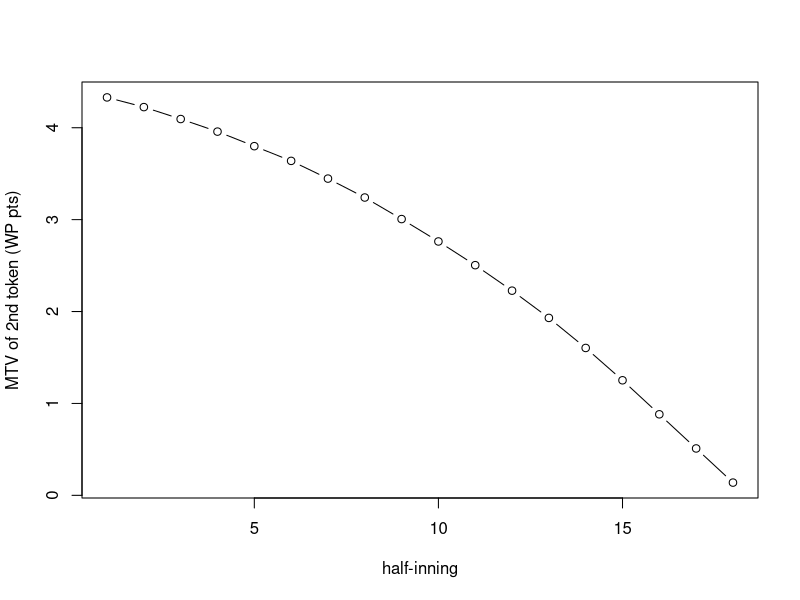

R code for this plot:
# tutorial_01_toy_challenge_dp.R — R twin of the Python notebook (same toy, same three policies)
set.seed(1)
SIGMA <- 1.5
toy_game <- function() {
  close <- runif(1) < 0.6; opps <- list()
  for (h in 1:18) { n <- rpois(1, 1.2); if (n == 0) next
    for (k in 1:n) { miss <- rnorm(1, -1, 2.5); lev <- (0.5 + h/18) * ifelse(close, 2, 0.5) * runif(1, .5, 1.5)
      m <- miss + rnorm(1, 0, SIGMA); opps[[length(opps)+1]] <- list(h=h, g=0.02*lev, p=pnorm(m/SIGMA), wrong = miss > 0) } }
  opps }
games <- replicate(5000, toy_game(), simplify = FALSE)
solve_V <- function(games) { V <- matrix(0, 20, 3)
  for (h in 18:1) { acc <- c(0,0,0); n <- 0
    for (opps in games) { W <- V[h+1, ]
      hs <- Filter(function(o) o$h == h, opps)
      for (o in rev(hs)) { Wn <- W; for (t in 2:3) Wn[t] <- max(W[t], o$p*(o$g + W[t]) + (1-o$p)*W[t-1]); W <- Wn }
      acc <- acc + W; n <- n + 1 }
    V[h, ] <- acc / n }
  V }
V <- solve_V(games)
play <- function(opps, policy, V) { t <- 2; gain <- 0
  for (o in opps) { if (t == 0) next
    go <- switch(policy, naive = o$p >= .5, save = (o$h >= 13) && o$p >= .5,
                 dp = { mtv <- V[o$h, t+1] - V[o$h, t]; o$p*o$g > (1-o$p)*mtv })
    if (go) { if (o$wrong) gain <- gain + o$g else t <- t - 1 } }
  gain }
for (pol in c("naive","save","dp")) cat(sprintf("%-6s average gain per game = %.2f WP points\n", pol, 100*mean(sapply(games, play, policy=pol, V=V))))
mtv2 <- V[1:18,3]-V[1:18,2]; plot(1:18, 100*mtv2, type="b", xlab="half-inning", ylab="MTV of 2nd token (WP pts)")
threshold_inches <- function(g, mtv, sigma=SIGMA) sigma * qnorm(pmin(pmax(mtv/(g+mtv), 1e-9), 1-1e-9))
for (h in c(1,9,17)) cat(sprintf("half-inning %2d, 2 tokens: challenge if perceived miss > %+.2f in\n", h, threshold_inches(0.02, V[h,3]-V[h,2])))
